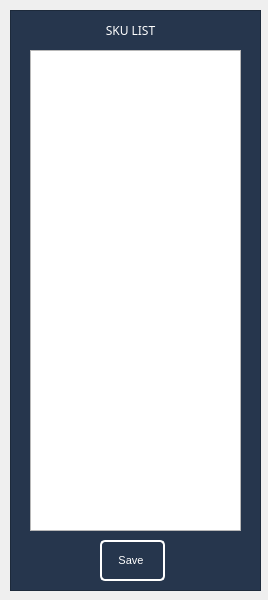
<?xml version="1.0" encoding="UTF-8"?>
<ui version="4.0">
 <class>skuForm</class>
 <widget class="QMainWindow" name="skuForm">
  <property name="geometry">
   <rect>
    <x>0</x>
    <y>0</y>
    <width>268</width>
    <height>600</height>
   </rect>
  </property>
  <property name="windowTitle">
   <string>Add SKU LIST</string>
  </property>
  <property name="windowIcon">
   <iconset>
    <normaloff>img/kca.ico</normaloff>img/kca.ico</iconset>
  </property>
  <widget class="QWidget" name="centralwidget">
   <widget class="QFrame" name="frsku">
    <property name="geometry">
     <rect>
      <x>10</x>
      <y>10</y>
      <width>251</width>
      <height>581</height>
     </rect>
    </property>
    <property name="styleSheet">
     <string notr="true">#frsku
{
 background-color: #26364d;
}
QPushButton  {
    background-color: #26364d;   /* Màu nền xanh */
    color: white;             /* Chữ màu trắng */
    border: 2px solid white;  /* Viền trắng */
    padding: 5px 8px;       /* Khoảng cách trong */
    border-radius: 5px;       /* Bo góc */
    cursor: pointer;          /* Hiện tay khi hover */
    font-size: 11px;          /* Kích thước chữ */
    qproperty-iconSize: 24px 24px;
    text-align: center;
   padding-left: 5px;
}

#frsku QPushButton:hover {
    background-color: #3a5a80; /* Đổi màu khi hover */
}</string>
    </property>
    <property name="frameShape">
     <enum>QFrame::Shape::StyledPanel</enum>
    </property>
    <property name="frameShadow">
     <enum>QFrame::Shadow::Raised</enum>
    </property>
    <widget class="QLabel" name="lb_region_bob">
     <property name="geometry">
      <rect>
       <x>10</x>
       <y>10</y>
       <width>221</width>
       <height>20</height>
      </rect>
     </property>
     <property name="font">
      <font>
       <family>Stencil</family>
       <pointsize>9</pointsize>
      </font>
     </property>
     <property name="layoutDirection">
      <enum>Qt::LayoutDirection::LeftToRight</enum>
     </property>
     <property name="styleSheet">
      <string notr="true">color: rgb(255, 255, 255);</string>
     </property>
     <property name="text">
      <string>SKU LIST</string>
     </property>
     <property name="alignment">
      <set>Qt::AlignmentFlag::AlignCenter</set>
     </property>
    </widget>
    <widget class="QTextEdit" name="tx_sku">
     <property name="geometry">
      <rect>
       <x>20</x>
       <y>40</y>
       <width>211</width>
       <height>481</height>
      </rect>
     </property>
     <property name="font">
      <font>
       <pointsize>12</pointsize>
       <bold>true</bold>
      </font>
     </property>
     <property name="styleSheet">
      <string notr="true">#tx_sku
{
	font-weight: bold;
	text-align: center;
}</string>
     </property>
    </widget>
    <widget class="QPushButton" name="bt_save">
     <property name="geometry">
      <rect>
       <x>90</x>
       <y>530</y>
       <width>65</width>
       <height>41</height>
      </rect>
     </property>
     <property name="sizePolicy">
      <sizepolicy hsizetype="Preferred" vsizetype="Fixed">
       <horstretch>0</horstretch>
       <verstretch>0</verstretch>
      </sizepolicy>
     </property>
     <property name="minimumSize">
      <size>
       <width>65</width>
       <height>41</height>
      </size>
     </property>
     <property name="maximumSize">
      <size>
       <width>65</width>
       <height>41</height>
      </size>
     </property>
     <property name="cursor">
      <cursorShape>WhatsThisCursor</cursorShape>
     </property>
     <property name="text">
      <string>Save</string>
     </property>
     <property name="iconSize">
      <size>
       <width>24</width>
       <height>24</height>
      </size>
     </property>
     <property name="checkable">
      <bool>true</bool>
     </property>
     <property name="flat">
      <bool>false</bool>
     </property>
    </widget>
   </widget>
  </widget>
 </widget>
 <resources/>
 <connections/>
</ui>
